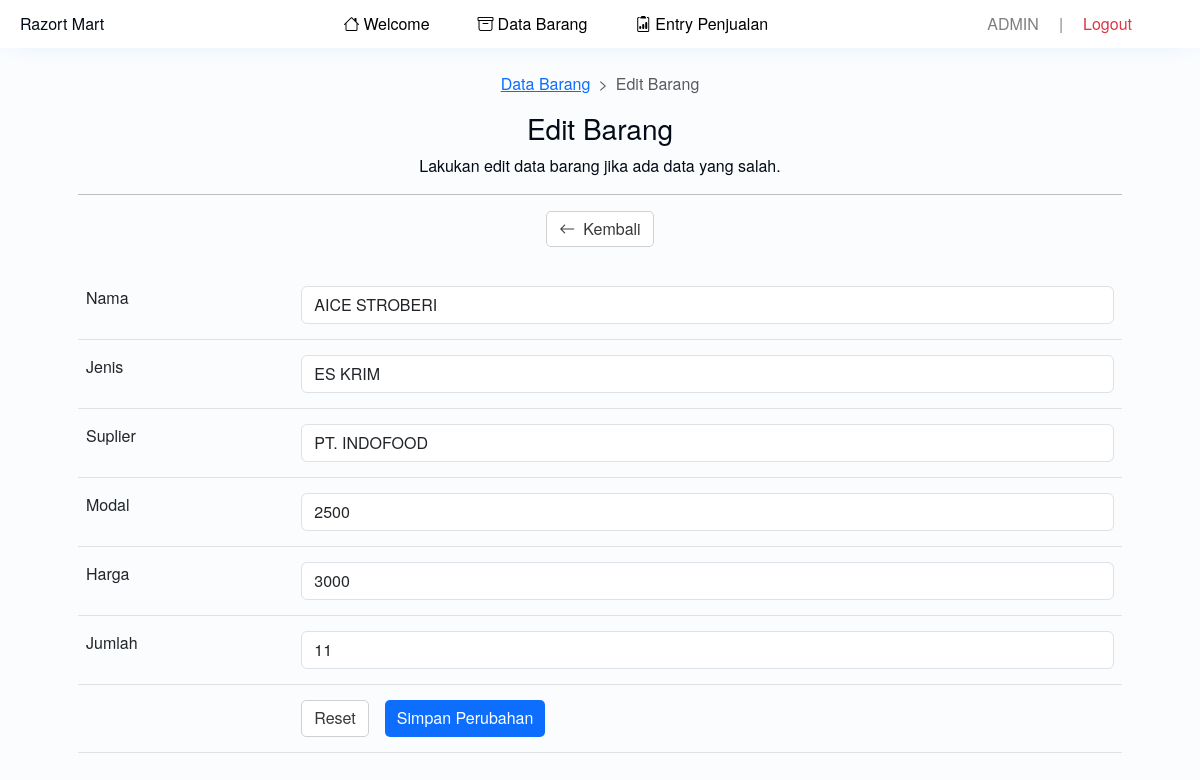
Page /admin/edit1.php?id=55 (signed in) on the committed database.
### tables this page shows
CREATE TABLE `barang` (
  `id` int(11) NOT NULL,
  `nama` text NOT NULL,
  `jenis` text NOT NULL,
  `suplier` text NOT NULL,
  `modal` int(11) NOT NULL,
  `harga` int(11) NOT NULL,
  `jumlah` int(11) NOT NULL,
  `sisa` int(11) NOT NULL
);

### admin/edit1.php (the view, shortened to what this page needs)
<?php
include 'header1.php';
$koneksi = mysqli_connect('localhost','root','','projectweb');
?>
<div class="edit">
	<main>
		<section>
			<div class="text-center py-4">
				<nav class="d-flex justify-content-center" style="--bs-breadcrumb-divider: '>';" aria-label="breadcrumb">
					<ol class="breadcrumb">
						<li class="breadcrumb-item"><a href="barang1.php">Data Barang</a></li>
						<li class="breadcrumb-item active" aria-current="page">Edit Barang</li>
					</ol>
				</nav>
				<h3>Edit Barang</h3>
				<div>Lakukan edit data barang jika ada data yang salah.</div>
				<hr>
				<div class="d-flex justify-content-center">
					<button class="buttonku-1" onclick="window.location.href='barang1.php';"><i class="bi-arrow-left me-2"></i> Kembali</button>
				</div>
			</div>
		</section>
		<section>
			<div class="s2">
			<?php
			$id_brg=mysqli_real_escape_string($koneksi, $_GET['id']);
			$det=mysqli_query($koneksi, "select * from barang where id='$id_brg'")or die(mysql_error($koneksi));
			while($d=mysqli_fetch_array($det)){
			?>
				<form action="update1.php" method="post">
					<table class="table">
						<tr>
							<td>Nama</td>
							<td><input type="text" class="form-control" name="nama" onkeyup="this.value = this.value.toUpperCase()" required value="<?php echo $d['nama'] ?>"></td>
						</tr>
						<tr>
							<td>Jenis</td>
							<td><input type="text" class="form-control" name="jenis" onkeyup="this.value = this.value.toUpperCase()" required value="<?php echo $d['jenis'] ?>"></td>
						</tr>
						<tr>
							<td>Suplier</td>
							<td><input type="text" class="form-control" name="suplier" onkeyup="this.value = this.value.toUpperCase()" required value="<?php echo $d['suplier'] ?>"></td>
						</tr>
						<tr>
							<td>Modal</td>
							<td><input type="number" min="1" class="form-control" name="modal" value="<?php echo $d['modal'] ?>"></td>
						</tr>
						<tr>
							<td>Harga</td>
							<td><input type="number" min="1" class="form-control" name="harga" value="<?php echo $d['harga'] ?>"></td>
						</tr>
						<tr>
							<td>Jumlah</td>
							<td><input type="number" min="1" class="form-control" name="jumlah" value="<?php echo $d['jumlah'] ?>"></td>
						</tr>
						<tr>
							<td></td>
							<td>
								<div style="display: flex; gap: 1rem;">
									<input type="reset" value="Reset" class="buttonku-1">
									<input type="submit" class="buttonku-1-primary" value="Simpan Perubahan">
								</div>
							</td>
						</tr>
					</table>
				</form>
				<?php
			}
			?>
			</div>
		</section>
	</main>
</div>
<?php include 'footer.php'; ?>

### assets/newStyle/base.css (style rules this page uses)
:root { --color1: #2385ec; --color1-dark1: #1c6abc; --color1-dark2: #165496; --color1-dark3: #0d3560; --color1-dark4: #0a2a4c; --color1-dark5: #030c16; --color1-light1: #3991ed; --color1-light2: #4c9cee; --color1-light3: #81b9f3; --color1-light4: #b3d5f7; --color1-light5: #fafcfe; --color-grey1: #ececec; --color-grey2: #d0d0d0; --color-grey3: #a6a6a6; }
:root { --color-bg: var(--color1-light5); }
body { margin: 0; font-family: "Helvetica Neue", Helvetica, Arial, sans-serif; background: var(--color-bg); color: #030c16; }

### assets/newStyle/repair.css (style rules this page uses)
.table > thead > tr > th, .table > tbody > tr > th, .table > tfoot > tr > th, .table > thead > tr > td, .table > tbody > tr > td, .table > tfoot > tr > td { padding: 15px 8px; }

### assets/newStyle/myStyle.css (style rules this page uses)
.buttonku-1, .buttonku-1-danger, .buttonku-1-primary { text-decoration: none; border-radius: 5px; border: none; transition: all .25s ease; cursor: pointer; padding: 6px 12px; font-size: 16px; font-weight: normal; line-height: 1.42857143; display: flex; justify-content: center; align-items: center; }
.buttonku-1 { background: white; color: #383838; border: 1px solid var(--color-grey2); }
.buttonku-1-primary { background: var(--bs-primary); color: white; }

### rows in the picture
barang: nama "AICE STROBERI", jenis "ES KRIM", suplier "PT. INDOFOOD", modal "2500", harga "3000", jumlah "11"

### other values in the picture
$_SESSION['uname'] "ADMIN"
